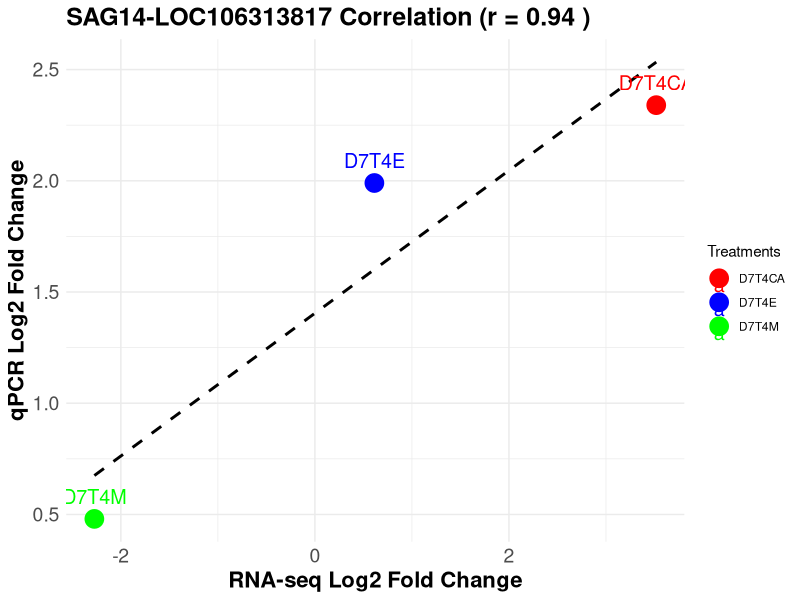

Write R code to recreate this figure.
# --------------------------------------------------------------
# RNA-seq vs qPCR Correlation Analysis
# Author: Utsab Ghimire
# Date: YYYY-MM-DD
# Description:
#   - This script calculates the correlation coefficient 
#     between RNA-seq and qPCR data.
#   - Generates a scatter plot with a trend line.
#   - Saves the output as a high-resolution image.
# --------------------------------------------------------------

# Load required packages
if (!requireNamespace("ggplot2", quietly = TRUE)) install.packages("ggplot2")
library(ggplot2)

# ------------------- 1. Define Data -------------------
data <- data.frame(
    RNA_seq = c(-2.273, 3.518, 0.613),
    qPCR = c(0.480, 2.340, 1.990),
    Label = c("D7T4M", "D7T4CA", "D7T4E"),
    Color = c("red", "blue", "green")
)

# ------------------- 2. Compute Correlation -------------------
correlation_coefficient <- cor(data$RNA_seq, data$qPCR)

# Print correlation result
print(paste("Pearson correlation coefficient:", round(correlation_coefficient, 2)))

# ------------------- 3. Generate Correlation Plot -------------------
plot <- ggplot(data, aes(x = RNA_seq, y = qPCR, label = Label, color = Label)) +
  geom_point(size = 6) +  # Scatter points
  geom_smooth(method = "lm", se = FALSE, color = "black", linetype = "dashed") +  # Regression line
  labs(
    title = paste("SAG14-LOC106313817 Correlation (r =", round(correlation_coefficient, 2), ")"),
    x = "RNA-seq Log2 Fold Change",
    y = "qPCR Log2 Fold Change"
  ) +
  theme_minimal() +
  theme(
    axis.title = element_text(size = 16, face = "bold"),
    axis.text = element_text(size = 14),
    plot.title = element_text(size = 18, face = "bold"),
    legend.position = "right"
  ) +
  geom_text(aes(label = Label), vjust = -1, size = 5) +  # Labels for points
  scale_color_manual(values = data$Color) +  # Custom colors
  guides(color = guide_legend(title = "Treatments"))

# ------------------- 4. Save the Plot -------------------
output_file <- "plots/RNAseq_vs_qPCR_correlation.jpg"
ggsave(output_file, plot = plot, width = 9, height = 6, dpi = 600)

# Print completion message
print(paste("Plot saved as:", output_file))
